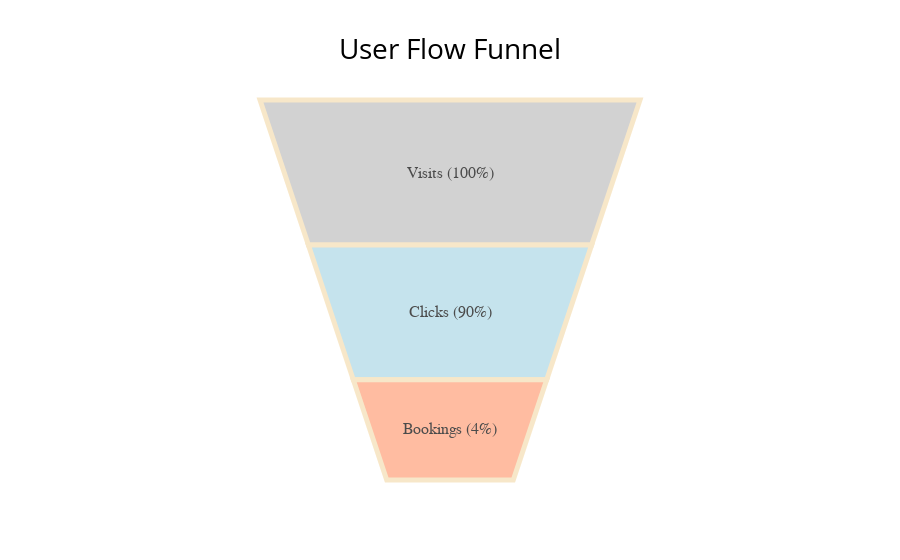

Notebook code cell kept with this figure:
### Markdown cell above
First of all, let's explore all the base metrics based on the given data. The three binary metrics in the datasets, respectivly **visits**, **clicks**, and **bookings** can explain the typical user flow.

In this case, the user flow starts by a specific number of users visiting the website. Then a subset of those user might click on the button. Finally, a smaller groupe of them make a booking. This flow, which also sometimes is called customer funnel, can be seen in below diagram. Although this is a very simplistic idea and there is a lot of back and forth swirl between the different states, it can give us good insight about the process and help us in metric choices (which we will discuss in next chapter).

Based on this funnel, we can define three different rates or three different probabilities.
* rate of clicks to visits (or Click-Through-Probability)
* rate of booking to visits (or probability that visitors make a booking)
* rate of booking to clicks (or probability that people who clicked make a booking)

### Code cell
init_notebook_mode(connected=True)
cf.go_offline()
# calculate click share and booking share regarding the visits
clicks_share= str(int(test1.sum().clicks/test1.sum().visits*100))
bookings_share= str(int(test1.sum().bookings/test1.sum().visits*100))
# create a figure and plot a funnel with three blocks
fig = go.Figure(go.Funnelarea(
      values = [3,2,1], 
      text = ["Visits (100%)","Clicks ("+clicks_share+'%)', "Bookings ("+bookings_share+'%)'],
      marker = {"colors": ["silver","lightblue", "lightsalmon",],
                "line": {"color": ["wheat", "wheat","wheat"], 
                         "width": [5,5,5]}},
      textfont = {"family": "Old Standard TT, serif", "size": 16, "color": "black"}, 
      opacity = 0.7, textinfo = 'text'),
      layout={'showlegend':False})
# set title
fig.update_layout(
    title={
        'text': "User Flow Funnel",
        'y':0.93,
        'x':0.5,
        'xanchor': 'center',
        'yanchor': 'top'},
    font=dict(
        size=20,
        color="black"))
# show plot
fig.show()

### Figure 1 — Plotly figure (JSON) as saved in the notebook; plotly's stock layout.template omitted (floating-point values rounded to 4 significant figures)
{"data": [{"marker": {"colors": ["silver", "lightblue", "lightsalmon"], "line": {"color": ["wheat", "wheat", "wheat"], "width": [5, 5, 5]}}, "opacity": 0.7, "text": ["Visits (100%)", "Clicks (90%)", "Bookings (4%)"], "textfont": {"color": "black", "family": "Old Standard TT, serif", "size": 16}, "textinfo": "text", "type": "funnelarea", "values": [3, 2, 1]}], "layout": {"font": {"color": "black", "size": 20}, "showlegend": false, "title": {"text": "User Flow Funnel", "x": 0.5, "xanchor": "center", "y": 0.93, "yanchor": "top"}}}
